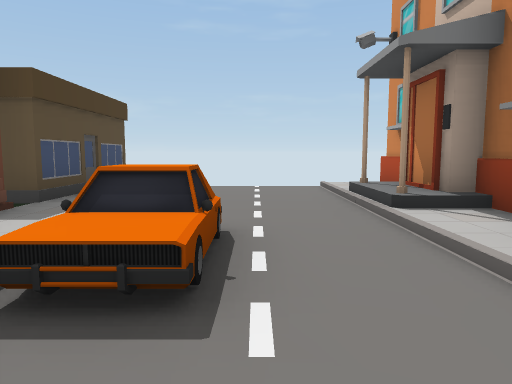
view 1 (above)

16 first-person views from a walk through a scene from a Unity 3-D project. The camera is 1.5 m above the floor, tilts 6° down and sees 70° across. The floor is counted in squares, 2 m on a side. Each view is taken from the middle of a square. On the plan, view 1 faces up. The plan holds only what a view shows up to about 11 squares ahead; the rest is blank. The place goes on beyond the plan. The player character is not drawn. Some surface patterns are stand-ins.

view 2
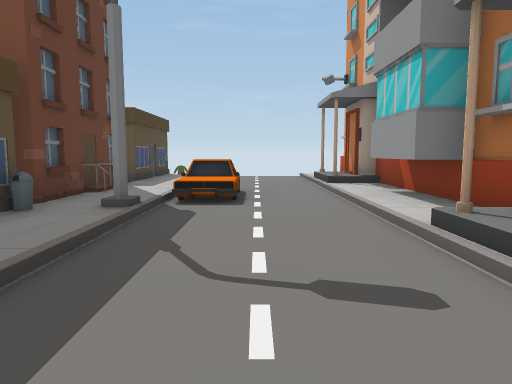

view 3
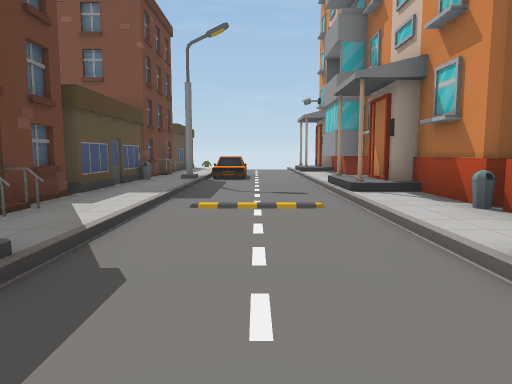

view 4
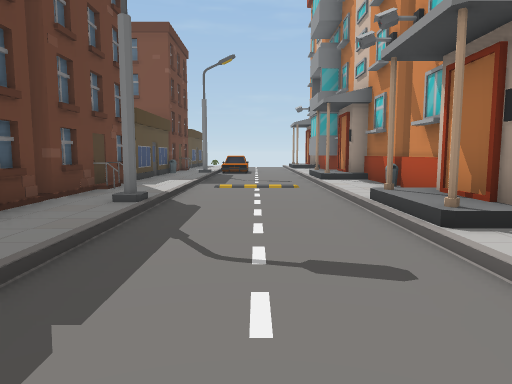

view 5
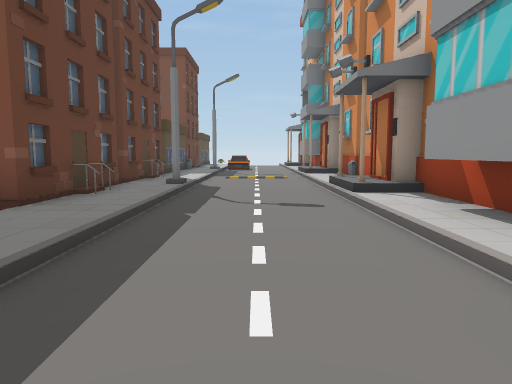

view 6
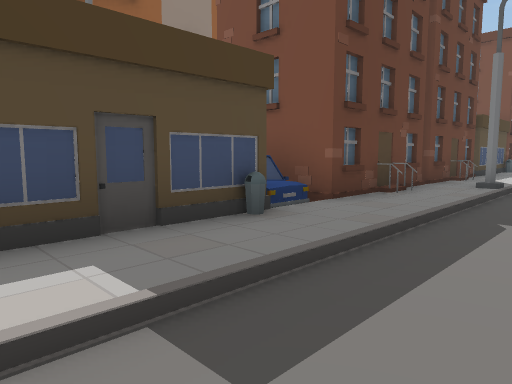

view 7
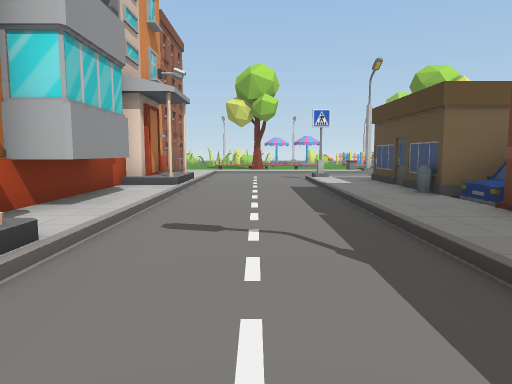

view 8
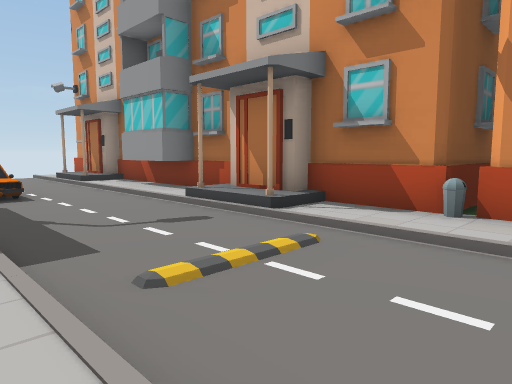

view 9
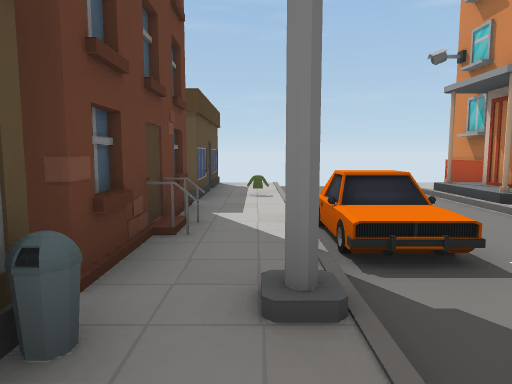

view 10
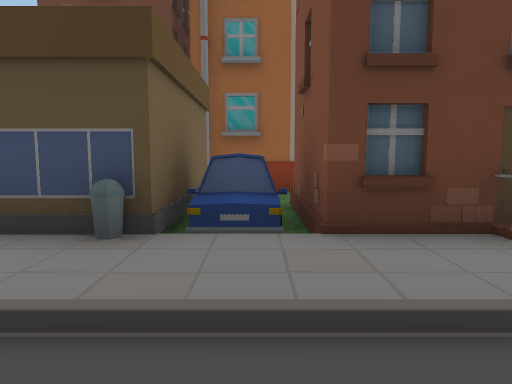

view 11
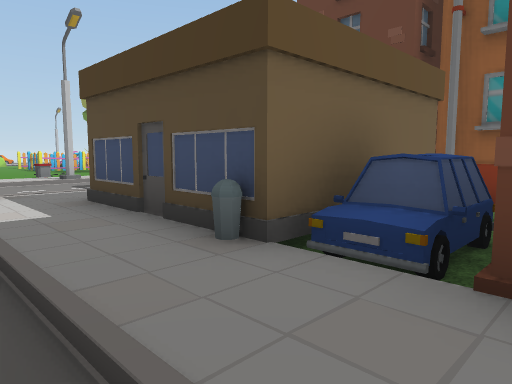

view 12
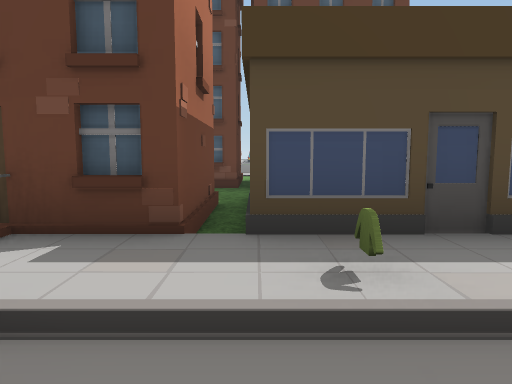

view 13
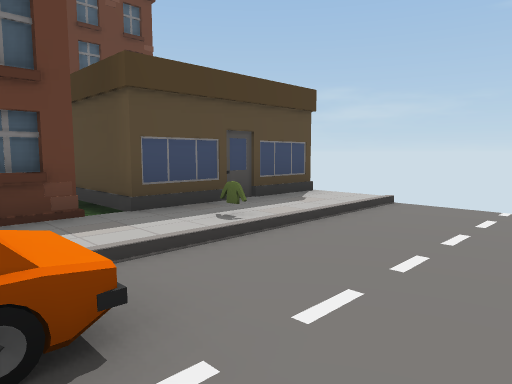

view 14
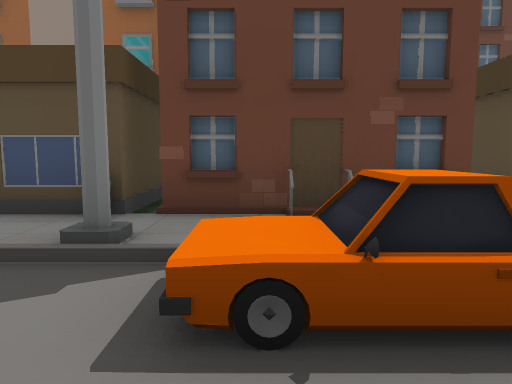

view 15
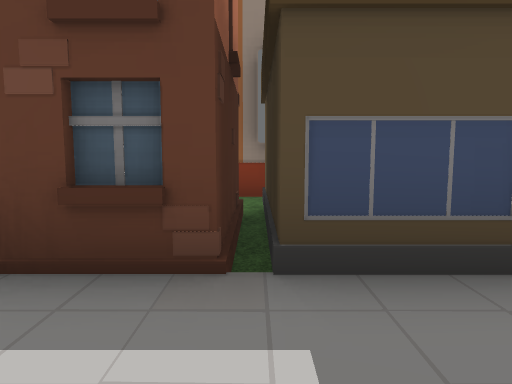

view 16
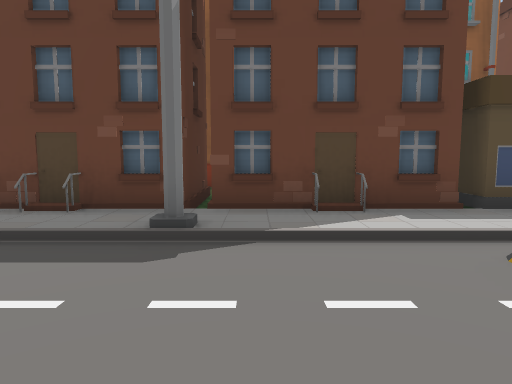

### Floor plan
Key: @ floor where view 1 was taken; # wall or solid block; . main floor; : floor 0.25 m higher than the main floor; + floor 0.5 m higher than the main floor; / step, stairs or slope; ^ raised ledge; H house; C car; B bin; O other object.
Columns run from 11 left of view 1 to 5 right of it. Each row starts with its distance up from view 1.
  8         #:...:#
  7         #:...:#
  6         #O...##
  5 ###..H###:...##
  4   #...##H:...:#
  3        ##:C..:#
  2         #:C..:#
  1       ###O...:#
  0         B:.@.:#
 -1         #:...##
 -2         #:...##
 -3    #.H###:...:#
 -4         #:///:#^^
 -5         H:...:B
 -6         #:...:#
 -7       ###O...+^
 -8         #:...+#
 -9        ##:...:^
-10    #..##H:...:#
-11    #...C/:...:#
-12    # ###HB...:#
-13    H   ##:...:#
-14         #:...+^
-15         #:...+#

Where each view was taken, in squares from view 1:
view 1: 0 up, 0 right, facing up
view 2: 4 down, 0 right, facing up
view 3: 9 down, 0 right, facing up
view 4: 12 down, 0 right, facing up
view 5: 15 down, 0 right, facing up
view 6: 15 down, 0 right, facing up-left
view 7: 6 down, 0 right, facing down
view 8: 6 down, 2 left, facing up-right
view 9: 1 down, 2 left, facing up
view 10: 11 down, 0 right, facing left
view 11: 10 down, 1 left, facing down-left
view 12: 5 up, 0 right, facing left
view 13: 3 up, 1 right, facing up-left
view 14: 2 up, 1 right, facing left
view 15: 3 down, 1 left, facing left
view 16: 6 down, 2 right, facing left
